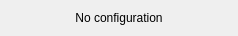
<?xml version="1.0" encoding="UTF-8"?>
<ui version="4.0">
 <class>tlinsWPilotTrackingStop</class>
 <widget class="QWidget" name="tlinsWPilotTrackingStop">
  <property name="geometry">
   <rect>
    <x>0</x>
    <y>0</y>
    <width>238</width>
    <height>34</height>
   </rect>
  </property>
  <property name="windowTitle">
   <string>Form</string>
  </property>
  <layout class="QHBoxLayout" name="horizontalLayout">
   <item>
    <widget class="QLabel" name="label">
     <property name="text">
      <string>No configuration</string>
     </property>
     <property name="alignment">
      <set>Qt::AlignCenter</set>
     </property>
    </widget>
   </item>
  </layout>
 </widget>
 <resources/>
 <connections/>
</ui>
